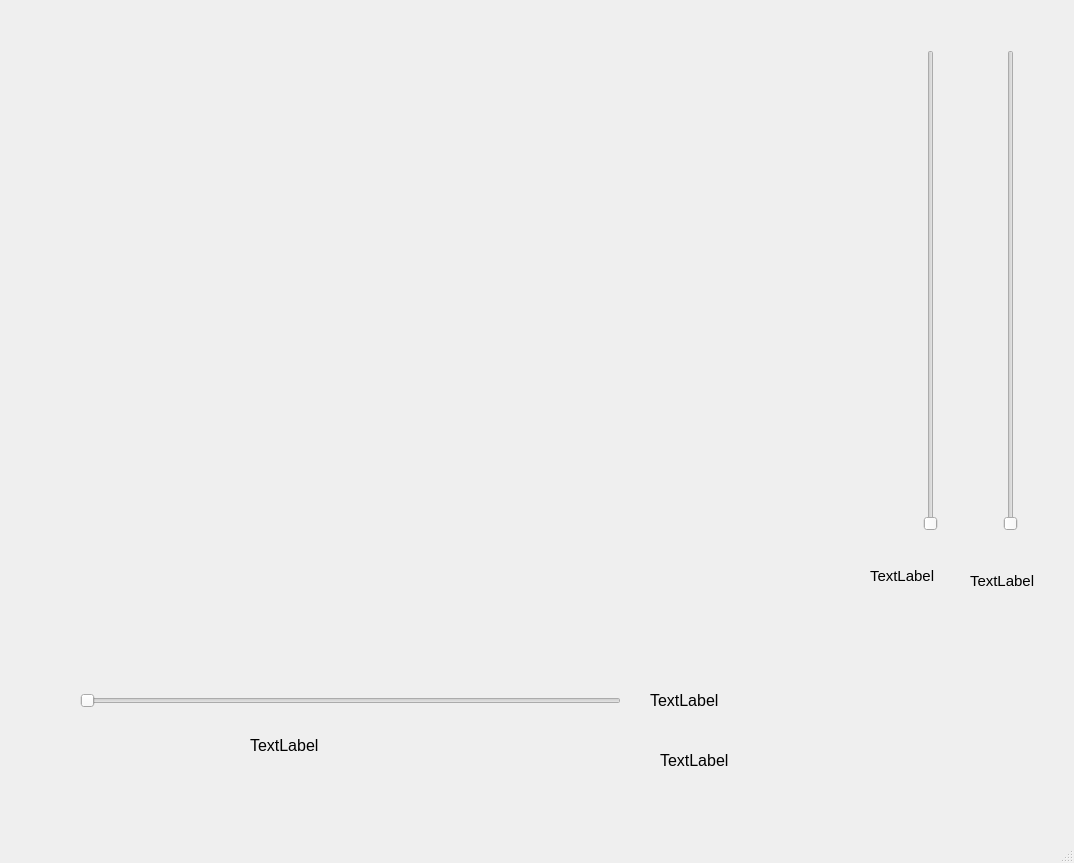
<?xml version="1.0" encoding="UTF-8"?>
<ui version="4.0">
 <class>MainWindow</class>
 <widget class="QMainWindow" name="MainWindow">
  <property name="geometry">
   <rect>
    <x>0</x>
    <y>0</y>
    <width>1074</width>
    <height>863</height>
   </rect>
  </property>
  <property name="windowTitle">
   <string>MainWindow</string>
  </property>
  <widget class="QWidget" name="centralwidget">
   <widget class="MplWidget" name="MplWidget" native="true">
    <property name="geometry">
     <rect>
      <x>20</x>
      <y>30</y>
      <width>851</width>
      <height>621</height>
     </rect>
    </property>
   </widget>
   <widget class="QSlider" name="horizontalSlider_ROI">
    <property name="geometry">
     <rect>
      <x>80</x>
      <y>690</y>
      <width>541</width>
      <height>22</height>
     </rect>
    </property>
    <property name="orientation">
     <enum>Qt::Horizontal</enum>
    </property>
   </widget>
   <widget class="QLabel" name="label_ROI">
    <property name="geometry">
     <rect>
      <x>250</x>
      <y>730</y>
      <width>181</width>
      <height>31</height>
     </rect>
    </property>
    <property name="font">
     <font>
      <pointsize>12</pointsize>
     </font>
    </property>
    <property name="text">
     <string>TextLabel</string>
    </property>
   </widget>
   <widget class="QSlider" name="verticalSlider_noise_percentile">
    <property name="geometry">
     <rect>
      <x>920</x>
      <y>50</y>
      <width>22</width>
      <height>481</height>
     </rect>
    </property>
    <property name="orientation">
     <enum>Qt::Vertical</enum>
    </property>
   </widget>
   <widget class="QSlider" name="verticalSlider_spike_percentile">
    <property name="geometry">
     <rect>
      <x>1000</x>
      <y>50</y>
      <width>22</width>
      <height>481</height>
     </rect>
    </property>
    <property name="orientation">
     <enum>Qt::Vertical</enum>
    </property>
   </widget>
   <widget class="QLabel" name="label_noise_percentile">
    <property name="geometry">
     <rect>
      <x>870</x>
      <y>540</y>
      <width>81</width>
      <height>71</height>
     </rect>
    </property>
    <property name="font">
     <font>
      <pointsize>11</pointsize>
     </font>
    </property>
    <property name="text">
     <string>TextLabel</string>
    </property>
   </widget>
   <widget class="QLabel" name="label_spike_percentile">
    <property name="geometry">
     <rect>
      <x>970</x>
      <y>540</y>
      <width>91</width>
      <height>81</height>
     </rect>
    </property>
    <property name="font">
     <font>
      <pointsize>11</pointsize>
     </font>
    </property>
    <property name="text">
     <string>TextLabel</string>
    </property>
   </widget>
   <widget class="QLabel" name="label_total_spikes">
    <property name="geometry">
     <rect>
      <x>650</x>
      <y>680</y>
      <width>401</width>
      <height>41</height>
     </rect>
    </property>
    <property name="font">
     <font>
      <pointsize>12</pointsize>
     </font>
    </property>
    <property name="text">
     <string>TextLabel</string>
    </property>
   </widget>
   <widget class="QLabel" name="label_avg_firing_rate">
    <property name="geometry">
     <rect>
      <x>660</x>
      <y>740</y>
      <width>381</width>
      <height>41</height>
     </rect>
    </property>
    <property name="font">
     <font>
      <pointsize>12</pointsize>
     </font>
    </property>
    <property name="text">
     <string>TextLabel</string>
    </property>
   </widget>
  </widget>
  <widget class="QMenuBar" name="menubar">
   <property name="geometry">
    <rect>
     <x>0</x>
     <y>0</y>
     <width>1074</width>
     <height>26</height>
    </rect>
   </property>
  </widget>
  <widget class="QStatusBar" name="statusbar"/>
 </widget>
 <customwidgets>
  <customwidget>
   <class>MplWidget</class>
   <extends>QWidget</extends>
   <header>mplwidget.h</header>
   <container>1</container>
  </customwidget>
 </customwidgets>
 <resources>
  <include location="caiman.qrc"/>
 </resources>
 <connections/>
</ui>
